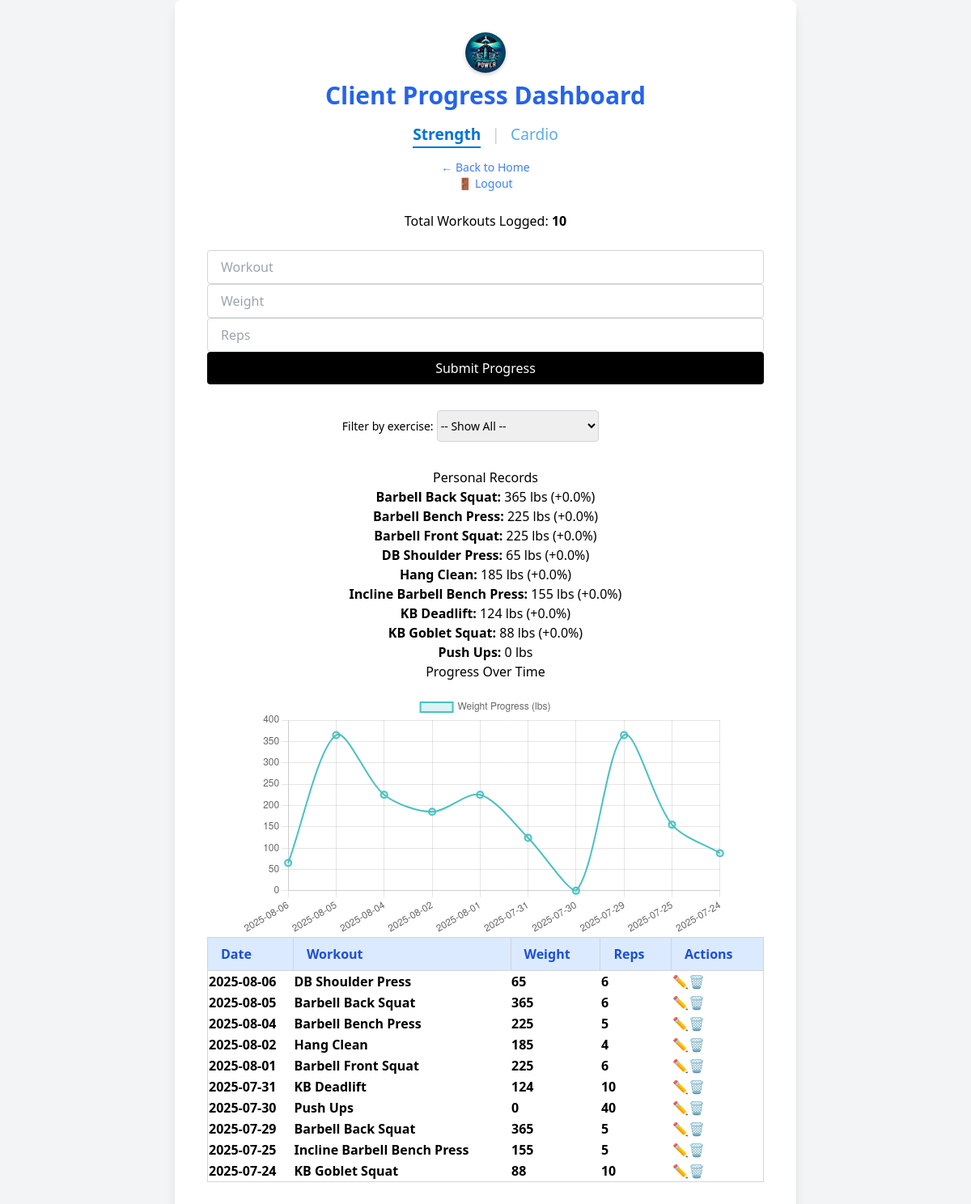
Page /progress (signed in) on the committed database.
### app.py (models this page shows)
class Progress(db.Model):
    id = db.Column(db.Integer, primary_key=True)
    date = db.Column(db.String(10))
    exercise = db.Column(db.String(100))
    weight = db.Column(db.Integer)
    reps = db.Column(db.Integer)
    user_id = db.Column(db.Integer, db.ForeignKey('user.id'), nullable=False)

### app.py (the view, shortened to what this page needs)
@app.route('/progress', methods=['GET', 'POST'])
@login_required
def progress():
    selected_exercise = request.args.get('exercise')
    if selected_exercise:
        progress_data = Progress.query.filter_by(
            exercise=selected_exercise, user_id=current_user.id
        ).order_by(Progress.date.desc()).all()
    else:
        progress_data = Progress.query.filter_by(
            user_id=current_user.id
        ).order_by(Progress.date.desc()).all()
    workout_count = len(progress_data)
    all_exercises = db.session.query(Progress.exercise).filter_by(
        user_id=current_user.id
    ).distinct().all()
    all_exercises = [e[0] for e in all_exercises]
    pr_data = db.session.query(
        Progress.exercise,
        func.max(Progress.weight)
    ).filter_by(user_id=current_user.id).group_by(Progress.exercise).all()
    pr_dict = {exercise: max_weight for exercise, max_weight in pr_data}
    percent_changes = {}
    for exercise in all_exercises:
        first_entry = Progress.query.filter_by(user_id=current_user.id, exercise=exercise).order_by(Progress.date.asc()).first()
        if first_entry and pr_dict.get(exercise):
            start_weight = first_entry.weight
            pr_weight = pr_dict[exercise]
            if start_weight > 0:
                percent_changes[exercise] = round(((pr_weight - start_weight) / start_weight) * 100, 1)
    last_workout_date = None
    show_warning = False
    if progress_data:
        last_workout_date = progress_data[0].date
        try:
            last_date_obj = datetime.strptime(last_workout_date, "%Y-%m-%d")
            if datetime.now() - last_date_obj > timedelta(days=7):
                show_warning = True
        except:
            pass
    return render_template('progress.html',
                           progress_data=progress_data,
                           all_exercises=all_exercises,
                           selected_exercise=selected_exercise,
                           pr_data=pr_data,
                           pr_dict=pr_dict,
                           workout_count=workout_count,
                           last_workout_date=last_workout_date,
                           show_warning=show_warning,
                           percent_changes=percent_changes)

### app.py (called while the page is built)
@login_manager.user_loader
def load_user(user_id):
    return User.query.get(int(user_id))

### templates/progress.html (shortened to what this page needs)
<!DOCTYPE html>
<html>
<head>
  <link href="/static/css/output.css" rel="stylesheet">
</head>
<body class="bg-gray-100 min-h-screen flex items-center justify-center">
  <div class="bg-white p-10 rounded-lg shadow-lg w-full max-w-3xl">
    <div class="text-center mb-6">
  <img src="{{ url_for('static', filename='images/portofpower_logo.webp') }}"
       alt="Port of Power Logo"
       style="width:50px;height:50px;border-radius:50%;box-shadow:0 2px 5px rgba(0,0,0,0.2);margin-bottom:10px;display:block;margin-left:auto;margin-right:auto;">
  <h1 class="text-3xl font-bold text-blue-600 mb-4">Client Progress Dashboard</h1>
<div class="text-center mb-4" style="font-size:1.2rem;">
  <span style="color:#0074D9;font-weight:bold;border-bottom:2px solid #0074D9;padding-bottom:2px;">Strength</span>
  <span style="color:#ccc;margin:0 8px;">|</span>
  <a href="{{ url_for('cardio') }}" style="color:#5dade2;text-decoration:none;">Cardio</a>
</div>
  <a href="{{ url_for('index') }}"
     class="block mb-3 text-blue-500 hover:underline text-sm">← Back to Home</a>
<a href="{{ url_for('logout') }}"
   class="block mt-2 text-blue-500 hover:underline text-sm text-center">
   🚪 Logout
</a>
</div>
    <p class="text-center text-gray-600 mb-6">
      Total Workouts Logged: <strong>{{ workout_count }}</strong>
    </p>
    <form method="POST" action="/progress" class="mb-8 max-w-md mx-auto space-y-4">
      <input type="text" name="exercise" placeholder="Workout"
             class="w-full border border-gray-300 rounded px-4 py-2 focus:outline-none focus:ring-2 focus:ring-blue-400" required>
      <input type="number" name="weight" placeholder="Weight"
             class="w-full border border-gray-300 rounded px-4 py-2 focus:outline-none focus:ring-2 focus:ring-blue-400" required>
      <input type="number" name="reps" placeholder="Reps"
             class="w-full border border-gray-300 rounded px-4 py-2 focus:outline-none focus:ring-2 focus:ring-blue-400" required>
      <button type="submit"
              class="bg-black text-white px-4 py-2 rounded hover:bg-gray-800 transition duration-200 w-full">
        Submit Progress
      </button>
    </form>
    <form method="GET" action="/progress" class="mb-8 text-center">
      <label for="exercise" class="mr-2 text-sm font-medium">Filter by exercise:</label>
      <select name="exercise" id="exercise"
              class="px-3 py-2 border border-gray-300 rounded text-sm">
        <option value="">-- Show All --</option>
      </select>
      <button type="submit" class="ml-2 px-3 py-2 bg-blue-500 text-white rounded text-sm hover:bg-blue-600">Filter</button>
    </form>
    <h2 class="text-xl font-semibold mb-2 text-center">Personal Records</h2>
<ul class="text-center mb-10">
  {% for exercise, weight in pr_data %}
    <li class="text-gray-700">
      <strong>{{ exercise }}:</strong> {{ weight }} lbs
      {% if percent_changes.get(exercise) is not none %}
        <span class="text-green-600">(+{{ percent_changes[exercise] }}%)</span>
      {% endif %}
    </li>
  {% endfor %}
</ul>
    <h2 class="text-xl font-semibold mb-4 text-center">Progress Over Time</h2>
    <div class="mb-10" style="max-width:600px;margin:0 auto;">
      <canvas id="progressChart"></canvas>
    </div>
    <div class="overflow-x-auto mt-10">
      <table class="table-auto w-full text-left border-collapse border border-gray-300">
        <thead class="bg-blue-100 text-blue-700">
          <tr>
            <th class="px-4 py-2 border border-gray-300">Date</th>
            <th class="px-4 py-2 border border-gray-300">Workout</th>
            <th class="px-4 py-2 border border-gray-300">Weight</th>
            <th class="px-4 py-2 border border-gray-300">Reps</th>
            <th class="px-4 py-2 border border-gray-300">Actions</th>
          </tr>
        </thead>
        <tbody>
          {% for entry in progress_data %}
            <tr class="{% if pr_dict.get(entry.exercise) == entry.weight %}bg-yellow-100 font-bold{% endif %}">
              <td>{{ entry.date }}</td>
              <td>{{ entry.exercise }}</td>
              <td>{{ entry.weight }}</td>
              <td>{{ entry.reps }}</td>
              <td>
                <div class="flex space-x-2">
                  <a href="{{ url_for('edit_entry', entry_id=entry.id) }}" class="text-blue-500 hover:text-blue-700">✏️</a>
                  <form method="POST" action="{{ url_for('delete_entry', entry_id=entry.id) }}" style="display:inline;" onsubmit="return confirmDelete();">
                    <button type="submit" aria-label="Delete Entry" class="text-red-500 hover:text-red-700">🗑</button>
                  </form>
                </div>
              </td>
            </tr>
          {% endfor %}
        </tbody>
      </table>
    </div>
  </div>
  <script>
    document.addEventListener("DOMContentLoaded", function() {
      const chartCanvas = document.getElementById('progressChart');
      if (!chartCanvas) return;
      const labels = [];
      const weights = [];
      {% for entry in progress_data %}
        labels.push("{{ entry.date }}");
        weights.push({{ entry.weight }});
      {% endfor %}
      if (labels.length === 0) return;
      new Chart(chartCanvas.getContext('2d'), {
        type: 'line',
        data: {
          labels: labels,
          datasets: [{
            label: 'Weight Progress (lbs)',
            data: weights,
            borderColor: 'rgba(75, 192, 192, 1)',
            backgroundColor: 'rgba(75, 192, 192, 0.2)',
            borderWidth: 2,
            tension: 0.3,
            pointRadius: 4
          }]
        },
        options: {
          responsive: true,
          maintainAspectRatio: true,
          plugins: { legend: { display: true } },
          scales: {
            x: { ticks: { maxRotation: 45, minRotation: 30, autoSkip: true } },
            y: { beginAtZero: false }
          }
        }
      });
    });
  </script>
</body>
</html>

### rows in the picture
Progress: exercise "Barbell Bench Press", weight "225", percent_changes "0.0", date "2025-08-04", reps "5"
Progress: exercise "Barbell Front Squat", weight "225", percent_changes "0.0", date "2025-08-01", reps "6"
Progress: exercise "DB Shoulder Press", weight "65", percent_changes "0.0", date "2025-08-06", reps "6"
Progress: exercise "Hang Clean", weight "185", percent_changes "0.0", date "2025-08-02", reps "4"
Progress: exercise "Incline Barbell Bench Press", weight "155", percent_changes "0.0", date "2025-07-25", reps "5"
Progress: exercise "KB Deadlift", weight "124", percent_changes "0.0", date "2025-07-31", reps "10"
Progress: exercise "KB Goblet Squat", weight "88", percent_changes "0.0", date "2025-07-24", reps "10"
Progress: exercise "Push Ups", weight "0", date "2025-07-30", reps "40"
Progress: date "2025-08-05", exercise "Barbell Back Squat", weight "365", reps "6"
Progress: date "2025-07-29", exercise "Barbell Back Squat", weight "365", reps "5"

### other values in the picture
{{ workout_count }} "10"
{{ exercise }} "Barbell Back Squat"
{{ weight }} "365"
{{ percent_changes[exercise] }} "0.0"
chart data {{ entry.date }} 2025-08-06, 2025-08-05, 2025-08-04, 2025-08-02, 2025-08-01, 2025-07-31, 2025-07-30, 2025-07-29, 2025-07-25, 2025-07-24
chart data {{ entry.weight }} 65, 365, 225, 185, 225, 124, 0, 365, 155, 88
